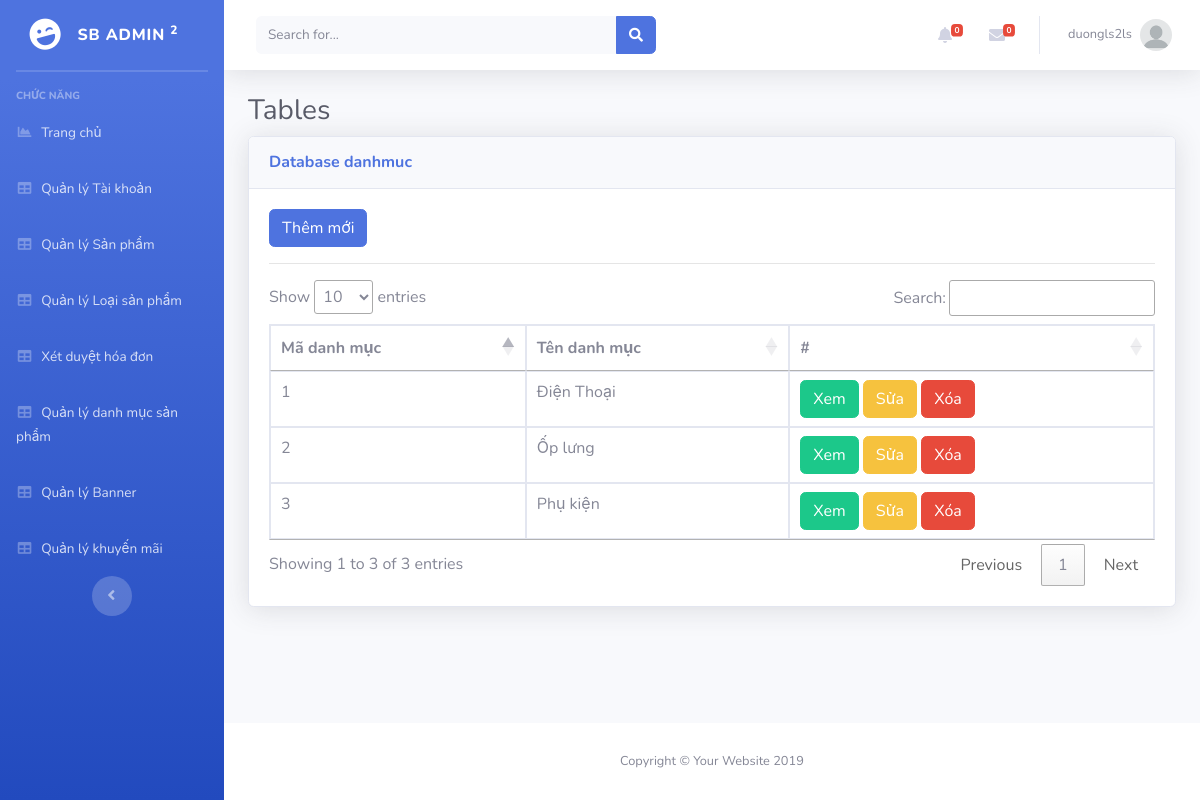
Page /Admin/index.php?mod=danhmuc (signed in) on the committed database.
### tables this page shows
CREATE TABLE `danhmuc`  (
  `MaDM` int(11) NOT NULL,
  `TenDM` varchar(255) NULL DEFAULT NULL,
  PRIMARY KEY (`MaDM`) USING BTREE
);

### Admin/MVC/controllers/DanhmucController.php (called while the page is built, shortened)
<?php
class DanhmucController
{
	var $danhmuc_model;
	function __construct()
	{
		$this->danhmuc_model = new Danhmuc();
	}
	public function list()
	{
		$data = $this->danhmuc_model->All();
		require_once("MVC/Views/Admin/index.php");
	}
}

### Admin/MVC/Models/connection.php (called while the page is built, shortened)
<?php
    class Connection{
        function __construct()
        {
            $severname ="localhost";
            $username ="root";
            $password ="";
            $db_name ="shopphone";
            $this->conn = new mysqli($severname,$username,$password,$db_name);
        }
    }
?>

### Admin/MVC/Models/model.php (called while the page is built, shortened)
<?php
require_once("connection.php");
class Model
{
    var $conn;
    var $table;
    function __construct()
    {
        $conn_obj = new Connection();
        $this->conn = $conn_obj->conn;
    }
    function All()
    {
        $query = "select * from $this->table ";
        $data = array();
        $resurt = $this->conn->query($query);
        while ($row = $resurt->fetch_assoc()) {
            $data[] = $row;
        }
        return $data;
    }
}

### Admin/MVC/Views/danhmuc/list.php (the view, shortened to what this page needs)
<a href="?mod=danhmuc&act=add" type="button" class="btn btn-primary">Thêm mới</a>
<hr>
<table class="table table-bordered" id="dataTable" width="100%" cellspacing="0">
  <thead>
    <tr>
      <th scope="col">Mã danh mục</th>
      <th scope="col">Tên danh mục</th>
      <th scope="col">#</th>
    </tr>
  </thead>
  <tbody>
    <?php foreach ($data as $row) { ?>
      <tr>
        <td><?= $row['MaDM'] ?></td>
        <td><?= $row['TenDM'] ?></td>
        <td>
          <a href="?mod=danhmuc&act=detail&id=<?= $row['MaDM'] ?>" class="btn btn-success">Xem</a>
          <a href="?mod=danhmuc&act=edit&id=<?= $row['MaDM'] ?>" class="btn btn-warning">Sửa</a>
          <a href="?mod=danhmuc&act=delete&id=<?= $row['MaDM'] ?>" onclick="return confirm('Bạn có thật sự muốn xóa ?');" type="button" class="btn btn-danger">Xóa</a>
        </td>
      </tr>
    <?php } ?>
</table>

### rows in the picture
danhmuc: MaDM "1", TenDM "Điện Thoại"
danhmuc: MaDM "2", TenDM "Ốp lưng"
danhmuc: MaDM "3", TenDM "Phụ kiện"

### other values in the picture
$_SESSION['admin']['TaiKhoan'] "duongls2ls"
$mod "danhmuc"
